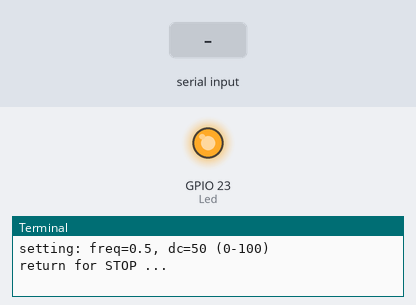
Bench run of a program on a simulated Raspberry Pi (BCM pin numbers). Shown: output pins drawn as LEDs (lit = HIGH), the last lines printed to the terminal. Dashed ring = blinking. The test bench sets the inputs (shaded band).

Above: at 0.1 s.
At 1.2 s:
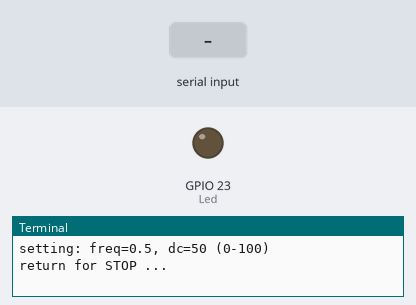
1.3 s: "1" typed at the terminal, then Enter
At 1.55 s:
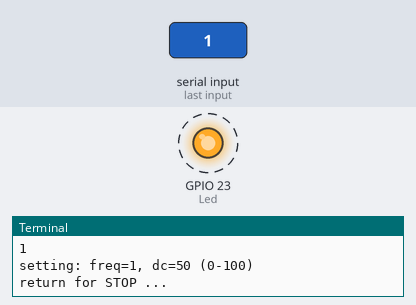
Timing chart, 0 to 10.3 s (numbered marks = the images above; inputs shaded):
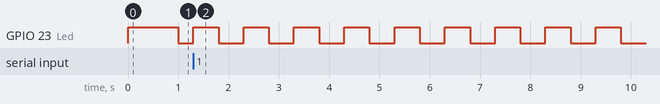

Measured:
- after the input at 1.3 s, GPIO 23 (Led): alternates HIGH for 0.50 s and LOW for 0.50 s, starting at once

The program:

2_led_pwm.py
```python
import  RPi.GPIO as gpio

gpio.setmode(gpio.BCM)

Led = 23
gpio.setup(Led, gpio.OUT)

print('setting: freq=0.5, dc=50 (0-100)')
p= gpio.PWM( Led, 0.5)
p.start(50)
input("return for STOP ...")

print('setting: freq=1, dc=50 (0-100)')
p.ChangeFrequency(1)
input("return for STOP ...")

print('setting: freq=2, dc=50 (0-100)')
p.ChangeFrequency(2)
input("return for STOP ...")

print('setting: freq=2, dc=10 (0-100)')
p.ChangeDutyCycle(10)
input("return for STOP ...")


print('setting: freq=10, dc=50 (0-100)')
p.ChangeFrequency(10)
p.ChangeDutyCycle(50)
input("return for STOP ...")

print('setting: freq=100, dc=50 (0-100)')
p.ChangeFrequency(100)
input("return for STOP ...")


p.stop()
gpio.cleanup()
```
